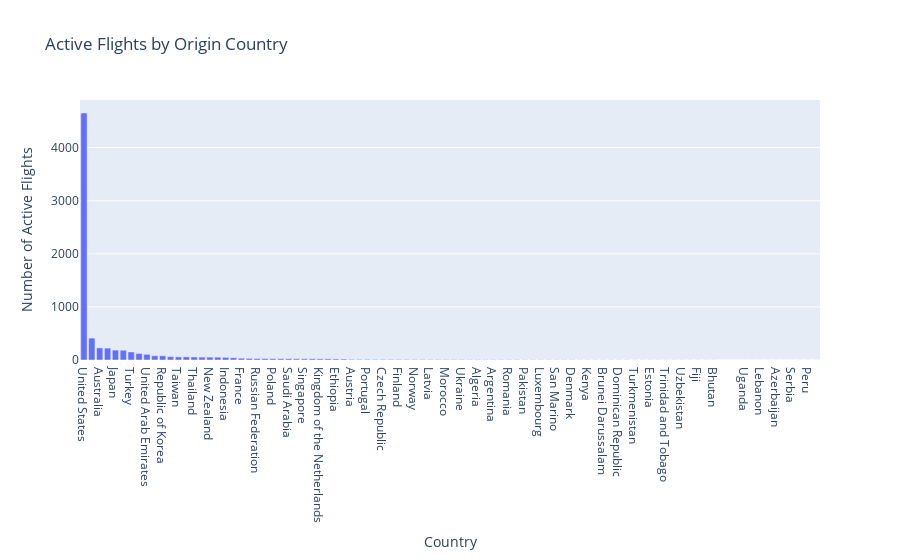

This figure's notebook cell:
### Code cell
# --- 3. Origin Country Distribution ---
origin_counts = df_final["origin_country"].value_counts().reset_index()
origin_counts.columns = ["country", "count"]

fig3 = px.bar(
    origin_counts,
    x="country",
    y="count",
    labels={"country": "Country", "count": "Number of Active Flights"},
    title="Active Flights by Origin Country"
)
fig3.show()

### Figure 1 — Plotly figure (JSON) as saved in the notebook; plotly's stock layout.template omitted (floating-point values rounded to 4 significant figures)
{"data": [{"hovertemplate": "Country=%{x}<br>Number of Active Flights=%{y}<extra></extra>", "legendgroup": "", "marker": {"color": "#636efa", "pattern": {"shape": ""}}, "name": "", "orientation": "v", "showlegend": false, "textposition": "auto", "type": "bar", "x": ["United States", "Canada", "Australia", "China", "Japan", "United Kingdom", "Turkey", "India", "United Arab Emirates", "Brazil", "Republic of Korea", "Qatar", "Taiwan", "Germany", "Thailand", "Mexico", "New Zealand", "Philippines", "Indonesia", "Malaysia", "France", "Chile", "Russian Federation", "Ireland", "Poland", "Viet Nam", "Saudi Arabia", "Spain", "Singapore", "Egypt", "Kingdom of the Netherlands", "Iceland", "Ethiopia", "Malta", "Austria", "Kuwait", "Portugal", "Switzerland", "Czech Republic", "Oman", "Finland", "Colombia", "Norway", "Panama", "Latvia", "Greece", "Morocco", "Bahrain", "Ukraine", "Sweden", "Algeria", "Lithuania", "Argentina", "Hungary", "Romania", "Jordan", "Pakistan", "Tunisia", "Luxembourg", "Bulgaria", "San Marino", "Nepal", "Denmark", "Belgium", "Kenya", "Bangladesh", "Brunei Darussalam", "Myanmar", "Dominican Republic", "Republic of Moldova", "Turkmenistan", "Slovakia", "Estonia", "Sri Lanka", "Trinidad and Tobago", "Islamic Republic of Iran", "Uzbekistan", "Libyan Arab Jamahiriya", "Fiji", "Croatia", "Bhutan", "Maldives", "", "Slovenia", "Uganda", "Italy", "Lebanon", "Sudan", "Azerbaijan", "Georgia", "Serbia", "Cambodia", "Peru", "Bolivia"], "xaxis": "x", "y": [4653, 412, 228, 224, 186, 184, 151, 123, 107, 80, 79, 63, 59, 59, 57, 54, 54, 53, 50, 43, 34, 31, 28, 28, 26, 25, 25, 24, 24, 24, 22, 22, 20, 18, 12, 12, 12, 11, 11, 11, 10, 10, 9, 9, 8, 8, 8, 8, 8, 7, 7, 6, 6, 6, 6, 6, 5, 5, 5, 5, 4, 4, 4, 3, 3, 3, 3, 3, 3, 3, 2, 2, 2, 2, 2, 2, 2, 2, 2, 2, 2, 1, 1, 1, 1, 1, 1, 1, 1, 1, 1, 1, 1, 1], "yaxis": "y"}], "layout": {"barmode": "relative", "legend": {"tracegroupgap": 0}, "title": {"text": "Active Flights by Origin Country"}, "xaxis": {"anchor": "y", "domain": [0, 1], "title": {"text": "Country"}}, "yaxis": {"anchor": "x", "domain": [0, 1], "title": {"text": "Number of Active Flights"}}}}
